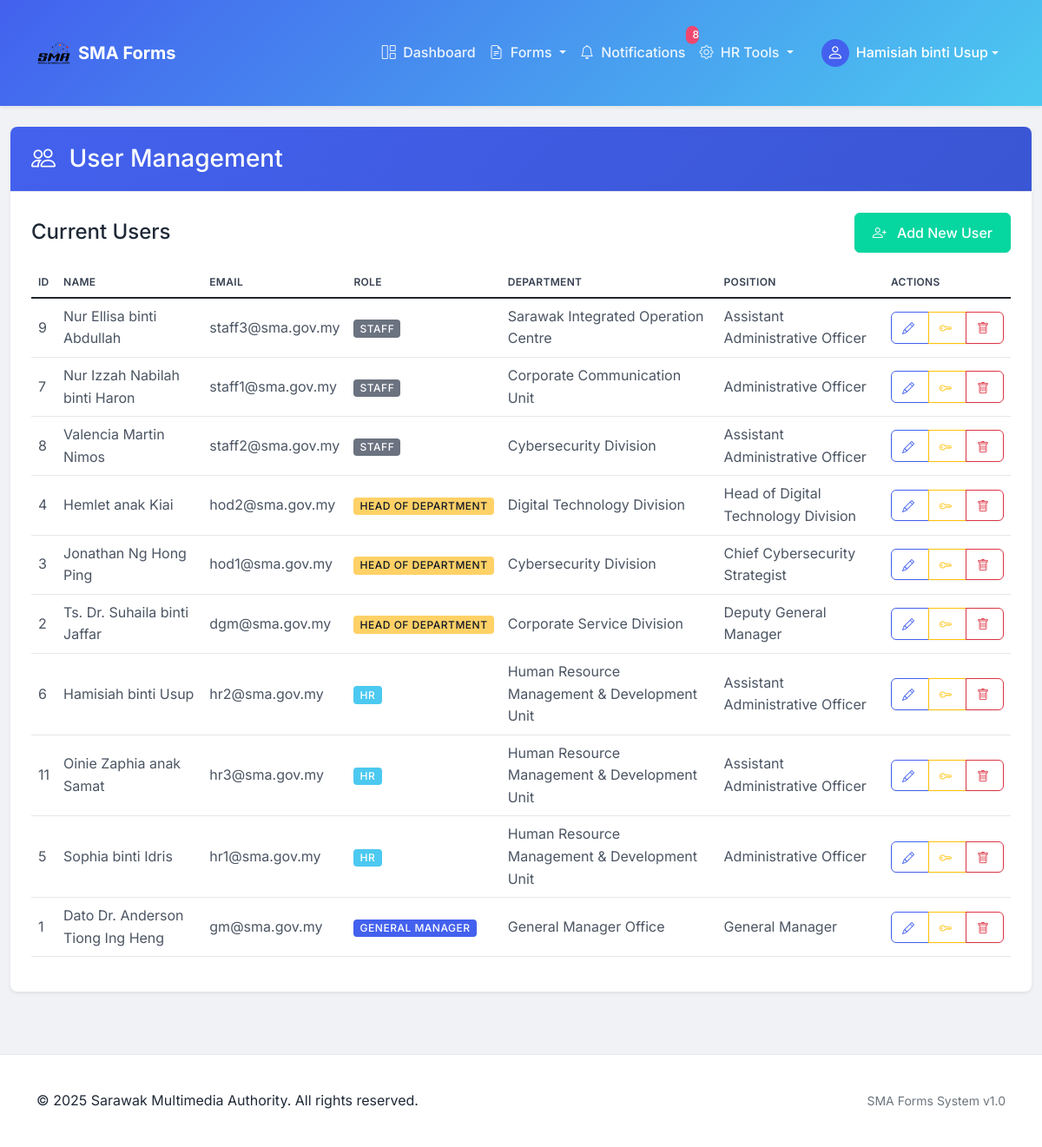
The app's page /hr_users.php (signed in) with its own data.
### tables this page shows
CREATE TABLE `users` (
  `id` int(11) NOT NULL,
  `username` varchar(50) NOT NULL,
  `password` varchar(255) NOT NULL,
  `name` varchar(100) NOT NULL,
  `email` varchar(100) NOT NULL,
  `department` varchar(100) NOT NULL,
  `position` varchar(100) NOT NULL,
  `role` enum('staff','hod','hr','gm','admin') NOT NULL,
  `created_at` timestamp NOT NULL DEFAULT current_timestamp(),
  `updated_at` timestamp NOT NULL DEFAULT current_timestamp() ON UPDATE current_timestamp()
);

### config.php (called while the page is built, shortened)
<?php
function connectDB() {
    $conn = new mysqli(DB_HOST, DB_USER, DB_PASS, DB_NAME);
    return $conn;
}
function isLoggedIn() {
    $required_vars = ['user_id', 'username', 'user_name', 'user_role'];
    return true;
}
function hasRole($role) {
    return $_SESSION['user_role'] === $role;
}

### notification_manager.php (called while the page is built, shortened)
<?php
require_once 'config.php';
class NotificationManager {
    private $conn;
    public function __construct() {
        $this->conn = connectDB();
        $this->ensureNotificationsTableExists();
    }
    private function ensureNotificationsTableExists() {
        $result = $this->conn->query("SHOW TABLES LIKE 'notifications'");
    }
    public function getUnreadCount($user_id) {
        $this->ensureNotificationsTableExists();
        $sql = "SELECT COUNT(*) as count FROM notifications WHERE user_id = ? AND is_read = 0";
        $stmt = $this->conn->prepare($sql);
        $stmt->bind_param('i', $user_id);
        $stmt->execute();
        $result = $stmt->get_result();
        $row = $result->fetch_assoc();
        return $row['count'] ?? 0;
    }
}

### hr_users.php (the view, shortened to what this page needs)
<?php
require_once 'config.php';
$conn = connectDB();
$users_sql = "SELECT * FROM users ORDER BY role, name";
$users_result = $conn->query($users_sql);
$users = $users_result->fetch_all(MYSQLI_ASSOC);
$role_options = [
    'staff' => 'Staff',
    'hod' => 'Head of Department',
    'hr' => 'HR',
    'gm' => 'General Manager'
];
?>
<?php include 'header.php'; ?>
<div class="container-fluid py-4">
    <div class="row mb-4">
        <div class="col-12">
            <div class="card shadow-sm">
                <div class="card-header bg-primary text-white">
                    <h3 class="mb-0">
                        <i class="bi bi-people me-2"></i> User Management
                    </h3>
                </div>
                <div class="card-body">
                    <div class="d-flex justify-content-between align-items-center mb-3">
                        <h4 class="mb-0">Current Users</h4>
                        <button class="btn btn-success" data-bs-toggle="modal" data-bs-target="#addUserModal">
                            <i class="bi bi-person-plus me-2"></i> Add New User
                        </button>
                    </div>
                    <div class="table-responsive">
                        <table class="table table-hover">
                            <thead>
                                <tr>
                                    <th>ID</th>
                                    <th>Name</th>
                                    <th>Email</th>
                                    <th>Role</th>
                                    <th>Department</th>
                                    <th>Position</th>
                                    <th>Actions</th>
                                </tr>
                            </thead>
                            <tbody>
                                <?php foreach ($users as $user): ?>
                                <tr>
                                    <td><?php echo $user['id']; ?></td>
                                    <td><?php echo htmlspecialchars($user['name']); ?></td>
                                    <td><?php echo htmlspecialchars($user['email']); ?></td>
                                    <td>
                                        <span class="badge <?php
                                            switch ($user['role']) {
                                                case 'gm': echo 'bg-primary';
                                                    break;
                                                case 'hr': echo 'bg-info';
                                                    break;
                                                case 'hod': echo 'bg-warning';
                                                    break;
                                                default: echo 'bg-secondary';
                                            }
                                        ?>">
                                            <?php echo $role_options[$user['role']]; ?>
                                        </span>
                                    </td>
                                    <td><?php echo htmlspecialchars($user['department']); ?></td>
                                    <td><?php echo htmlspecialchars($user['position']); ?></td>
                                    <td>
                                        <div class="btn-group" role="group">
                                            <button class="btn btn-sm btn-outline-primary edit-user"
                                                data-bs-toggle="modal"
                                                data-bs-target="#editUserModal"
                                                data-id="<?php echo $user['id']; ?>"
                                                data-name="<?php echo htmlspecialchars($user['name']); ?>"
                                                data-role="<?php echo $user['role']; ?>"
                                                data-department="<?php echo htmlspecialchars($user['department']); ?>"
                                                data-position="<?php echo htmlspecialchars($user['position']); ?>">
                                                <i class="bi bi-pencil"></i>
                                            </button>
                                            <button class="btn btn-sm btn-outline-warning reset-password"
                                                data-bs-toggle="modal"
                                                data-bs-target="#resetPasswordModal"
                                                data-id="<?php echo $user['id']; ?>"
                                                data-name="<?php echo htmlspecialchars($user['name']); ?>">
                                                <i class="bi bi-key"></i>
                                            </button>
                                            <button class="btn btn-sm btn-outline-danger delete-user"
                                                data-bs-toggle="modal"
                                                data-bs-target="#deleteUserModal"
                                                data-id="<?php echo $user['id']; ?>"
                                                data-name="<?php echo htmlspecialchars($user['name']); ?>">
                                                <i class="bi bi-trash"></i>
                                            </button>
                                        </div>
                                    </td>
                                </tr>
                                <?php endforeach; ?>
                            </tbody>
                        </table>
                    </div>
                </div>
            </div>
        </div>
    </div>
</div>
<?php include 'footer.php'; ?>

### header.php (shortened to what this page needs)
<?php
$notification_count = 0;
if (isLoggedIn()) {
    if (file_exists('notification_manager.php')) {
        require_once 'notification_manager.php';
        try {
            $notification_manager = new NotificationManager();
            $notification_count = $notification_manager->getUnreadCount($_SESSION['user_id']);
        } catch (Exception $e) {
            error_log("Error getting notification count: " . $e->getMessage());
            $notification_count = 0;
        }
    } else {
        if (function_exists('countUnreadNotifications')) {
            $notification_count = countUnreadNotifications($_SESSION['user_id']);
        }
    }
}
?>
<!DOCTYPE html>
<html lang="en">
<head>
    <link href="https://cdn.jsdelivr.net/npm/bootstrap@5.1.3/dist/css/bootstrap.min.css" rel="stylesheet">
    <link href="https://cdn.jsdelivr.net/npm/bootstrap-icons@1.8.1/font/bootstrap-icons.css" rel="stylesheet">
    <link href="assets/css/style.css" rel="stylesheet">
</head>
<body>
    <nav class="navbar navbar-expand-lg navbar-light sticky-top shadow-sm">
        <div class="container">
            <a class="navbar-brand d-flex align-items-center" href="dashboard.php">
                <img src="assets/images/sma-logo.png" alt="SMA Logo" class="me-2">
                <span class="fw-bold text-white">SMA Forms</span>
            </a>
            <div class="collapse navbar-collapse" id="navbarNav">
                <ul class="navbar-nav ms-auto align-items-lg-center">
                    <?php if (isLoggedIn()): ?>
                        <li class="nav-item">
                            <a class="nav-link <?php echo basename($_SERVER['PHP_SELF']) === 'dashboard.php' ? 'active' : ''; ?>" href="dashboard.php">
                                <i class="bi bi-grid-1x2 me-1"></i> Dashboard
                            </a>
                        </li>
                        <li class="nav-item dropdown">
                            <a class="nav-link dropdown-toggle" href="#" id="formsDropdown" role="button" data-bs-toggle="dropdown" aria-expanded="false">
                                <i class="bi bi-file-earmark-text me-1"></i> Forms
                            </a>
                        </li>
                        <li class="nav-item">
                            <a class="nav-link position-relative <?php echo basename($_SERVER['PHP_SELF']) === 'notifications.php' ? 'active' : ''; ?>" href="notifications.php">
                                <i class="bi bi-bell me-1"></i> Notifications
                                <?php if ($notification_count > 0): ?>
                                    <span class="position-absolute top-0 start-100 translate-middle badge rounded-pill bg-danger notification-badge">
                                        <?php echo $notification_count > 99 ? '99+' : $notification_count; ?>
                                    </span>
                                <?php endif; ?>
                            </a>
                        </li>
                        <?php if (hasRole('hr')): ?>
                            <li class="nav-item dropdown">
                                <a class="nav-link dropdown-toggle" href="#" id="hrDropdown" role="button" data-bs-toggle="dropdown" aria-expanded="false">
                                    <i class="bi bi-gear me-1"></i> HR Tools
                                </a>
                            </li>
                        <?php endif; ?>
                        <li class="nav-item dropdown ms-lg-3">
                            <a class="nav-link dropdown-toggle d-flex align-items-center" href="#" id="userDropdown" role="button" data-bs-toggle="dropdown" aria-expanded="false">
                                <span class="avatar bg-primary text-white rounded-circle d-inline-flex justify-content-center align-items-center me-2" style="width:32px;height:32px;font-size:1.2rem;">
                                    <i class="bi bi-person"></i>
                                </span>
                                <span class="fw-semibold text-white"><?php echo htmlspecialchars($_SESSION['user_name']); ?></span>
                            </a>
                        </li>
                    <?php else: ?>
                        <li class="nav-item">
                            <a class="nav-link" href="login.php"><i class="bi bi-box-arrow-in-right me-1"></i> Login</a>
                        </li>
                    <?php endif; ?>
                </ul>
            </div>
        </div>
    </nav>

### footer.php (shortened to what this page needs)
<footer class="footer mt-auto py-3">
        <div class="container">
            <div class="row">
                <div class="col-md-6">
                    <p class="mb-0">&copy; <?php echo date('Y'); ?> Sarawak Multimedia Authority. All rights reserved.</p>
                </div>
                <div class="col-md-6 text-end">
                    <small class="text-muted">SMA Forms System v1.0</small>
                </div>
            </div>
        </div>
    </footer>
</body>
</html>

### assets/css/style.css (style rules this page uses)
:root { --primary-color: #4361ee; --primary-hover: #3a56d4; --secondary-color: #4cc9f0; --success-color: #06d6a0; --warning-color: #ffd166; --danger-color: #ef476f; --light-gray: #f8f9fa; --gray-100: #f3f4f6; --gray-200: #e5e7eb; --gray-300: #d1d5db; --gray-400: #9ca3af; --gray-500: #6b7280; --gray-600: #4b5563; --gray-700: #374151; --gray-800: #1f2937; --gray-900: #111827; --card-shadow: 0 4px 6px -1px rgba(0, 0, 0, 0.1), 0 2px 4px -1px rgba(0, 0, 0, 0.06); --input-shadow: 0 1px 2px 0 rgba(0, 0, 0, 0.05); --border-radius: 0.5rem; --transition-speed: 0.2s; }
body { font-family: 'Inter', -apple-system, BlinkMacSystemFont, 'Segoe UI', Roboto, sans-serif; background-color: #f0f2f5; color: var(--gray-800); line-height: 1.6; }
.container, .container-fluid { padding-top: 1.5rem; padding-bottom: 1.5rem; }
.navbar { background: linear-gradient(135deg, var(--primary-color), var(--secondary-color)); box-shadow: 0 2px 4px rgba(0, 0, 0, 0.1); padding: 0.75rem 1rem; border: none; }
.navbar-brand img { height: 2.5rem; transition: transform 0.3s ease; }
.navbar-nav .nav-link { color: rgba(255, 255, 255, 0.9) !important; font-weight: 500; padding: 0.5rem 1rem; border-radius: var(--border-radius); transition: all var(--transition-speed); }
.notification-badge { position: absolute; top: 0; right: 0; font-size: 0.625rem; transform: translate(25%, -25%); }
.card { border: none; border-radius: var(--border-radius); box-shadow: var(--card-shadow); transition: transform var(--transition-speed), box-shadow var(--transition-speed); overflow: hidden; margin-bottom: 1.5rem; }
.card-header { background: #fff; border-bottom: 1px solid var(--gray-200); padding: 1.25rem 1.5rem; font-weight: 600; }
.card-header.bg-primary { background: linear-gradient(135deg, var(--primary-color), #3a56d4) !important; color: white; }
.card-body { padding: 1.5rem; }
.btn { font-weight: 500; padding: 0.625rem 1.25rem; border-radius: 0.375rem; transition: all var(--transition-speed); box-shadow: var(--input-shadow); }
.btn-success { background-color: var(--success-color); border-color: var(--success-color); }
.btn-sm { padding: 0.375rem 0.75rem; font-size: 0.875rem; }
.btn-outline-primary { color: var(--primary-color); border-color: var(--primary-color); }
.badge { font-weight: 500; padding: 0.35em 0.65em; border-radius: 0.375rem; }
.bg-danger { background-color: var(--danger-color) !important; }
.bg-warning { background-color: var(--warning-color) !important; color: var(--gray-900) !important; }
.bg-info { background-color: var(--secondary-color) !important; color: #fff !important; }
.bg-primary { background-color: var(--primary-color) !important; }
.bg-secondary { background-color: var(--gray-500) !important; }
.table { --bs-table-hover-bg: var(--gray-100); --bs-table-hover-color: var(--gray-900); border-color: var(--gray-200); }
.table th { font-weight: 600; color: var(--gray-700); border-bottom-width: 1px; text-transform: uppercase; font-size: 0.75rem; letter-spacing: 0.025em; }
.table td { color: var(--gray-600); vertical-align: middle; }
footer { background-color: #fff; border-top: 1px solid var(--gray-200); padding: 1.5rem 0; margin-top: 2rem; }

### hr_users.php (style rules this page uses)
.table-hover tbody tr { transition: background-color 0.2s ease-in-out; }
.badge { font-size: 0.75em; padding: 0.35em 0.6em; border-radius: 0.25rem; font-weight: 500; text-transform: uppercase; letter-spacing: 0.5px; }
.modal-header i, .table-responsive .btn-group i { margin-right: 0.25rem; vertical-align: middle; }

### records on screen
users: id "9", name "Nur Ellisa binti Abdullah", email "staff3@sma.gov.my", role "STAFF", department "Sarawak Integrated Operation Centre", position "Assistant Administrative Officer"
users: id "7", name "Nur Izzah Nabilah binti Haron", email "staff1@sma.gov.my", role "STAFF", department "Corporate Communication Unit", position "Administrative Officer"
users: id "8", name "Valencia Martin Nimos", email "staff2@sma.gov.my", role "STAFF", department "Cybersecurity Division", position "Assistant Administrative Officer"
users: id "4", name "Hemlet anak Kiai", email "hod2@sma.gov.my", role "HEAD OF DEPARTMENT", department "Digital Technology Division", position "Head of Digital Technology Division"
users: id "3", name "Jonathan Ng Hong Ping", email "hod1@sma.gov.my", role "HEAD OF DEPARTMENT", department "Cybersecurity Division", position "Chief Cybersecurity Strategist"
users: id "2", name "Ts. Dr. Suhaila binti Jaffar", email "dgm@sma.gov.my", role "HEAD OF DEPARTMENT", department "Corporate Service Division", position "Deputy General Manager"
users: id "6", name "Hamisiah binti Usup", email "hr2@sma.gov.my", role "HR", department "Human Resource Management & Development Unit", position "Assistant Administrative Officer"
users: id "11", name "Oinie Zaphia anak Samat", email "hr3@sma.gov.my", role "HR", department "Human Resource Management & Development Unit", position "Assistant Administrative Officer"
users: id "5", name "Sophia binti Idris", email "hr1@sma.gov.my", role "HR", department "Human Resource Management & Development Unit", position "Administrative Officer"
users: id "1", name "Dato Dr. Anderson Tiong Ing Heng", email "gm@sma.gov.my", role "GENERAL MANAGER", department "General Manager Office", position "General Manager"

### other values on screen
$notification_count "8"
$_SESSION['user_name'] "Hamisiah binti Usup"
